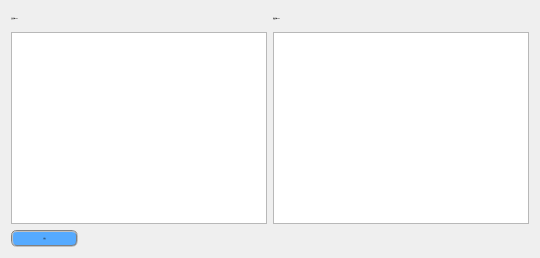
        <widget class="QWidget" name="tab_2">
         <attribute name="title">
          <string>敏感信息监测</string>
         </attribute>
         <layout class="QVBoxLayout" name="verticalLayout_4">
          <item>
           <layout class="QHBoxLayout" name="horizontalLayout_9">
            <property name="topMargin">
             <number>6</number>
            </property>
            <property name="bottomMargin">
             <number>6</number>
            </property>
            <item>
             <layout class="QHBoxLayout" name="horizontalLayout_7">
              <item>
               <widget class="QLabel" name="label_4">
                <property name="sizePolicy">
                 <sizepolicy hsizetype="Preferred" vsizetype="Preferred">
                  <horstretch>1</horstretch>
                  <verstretch>0</verstretch>
                 </sizepolicy>
                </property>
                <property name="font">
                 <font>
                  <family>微软雅黑</family>
                  <pointsize>-1</pointsize>
                 </font>
                </property>
                <property name="text">
                 <string>正面消息Top10:</string>
                </property>
               </widget>
              </item>
             </layout>
            </item>
            <item>
             <layout class="QHBoxLayout" name="horizontalLayout_8">
              <item>
               <widget class="QLabel" name="label_5">
                <property name="sizePolicy">
                 <sizepolicy hsizetype="Preferred" vsizetype="Preferred">
                  <horstretch>1</horstretch>
                  <verstretch>0</verstretch>
                 </sizepolicy>
                </property>
                <property name="font">
                 <font>
                  <family>微软雅黑</family>
                  <pointsize>-1</pointsize>
                 </font>
                </property>
                <property name="text">
                 <string>消极消息Top10:</string>
                </property>
               </widget>
              </item>
             </layout>
            </item>
           </layout>
          </item>
          <item>
           <layout class="QHBoxLayout" name="horizontalLayout_3">
            <item>
             <widget class="QTextEdit" name="textEdit_3">
              <property name="font">
               <font>
                <family>微软雅黑</family>
                <pointsize>-1</pointsize>
               </font>
              </property>
              <property name="styleSheet">
               <string notr="true"/>
              </property>
             </widget>
            </item>
            <item>
             <widget class="QTextEdit" name="textEdit_4">
              <property name="font">
               <font>
                <family>微软雅黑</family>
                <pointsize>-1</pointsize>
               </font>
              </property>
              <property name="styleSheet">
               <string notr="true"/>
              </property>
             </widget>
            </item>
           </layout>
          </item>
          <item>
           <widget class="QPushButton" name="pushButton_2">
            <property name="sizePolicy">
             <sizepolicy hsizetype="Fixed" vsizetype="Fixed">
              <horstretch>0</horstretch>
              <verstretch>0</verstretch>
             </sizepolicy>
            </property>
            <property name="font">
             <font>
              <family>微软雅黑</family>
              <pointsize>-1</pointsize>
             </font>
            </property>
            <property name="styleSheet">
             <string notr="true">QPushButton
{
    color:black;
	border:2px groove gray;
	border-radius:6px;
	padding:5px 30px;
	background-color: rgb(85, 170, 255);
}

QPushButton:hover
{
    color:black;
	border:2px groove gray;
	border-radius:6px;
    background-color:rgb(44 , 137 , 255);
}

QPushButton:pressed
{
    color:black;
    background-color:rgb(14 , 135 , 228);
    padding-left:31px;
    padding-top:6px;
}</string>
            </property>
            <property name="text">
             <string>获取</string>
            </property>
           </widget>
          </item>
         </layout>
        </widget>
